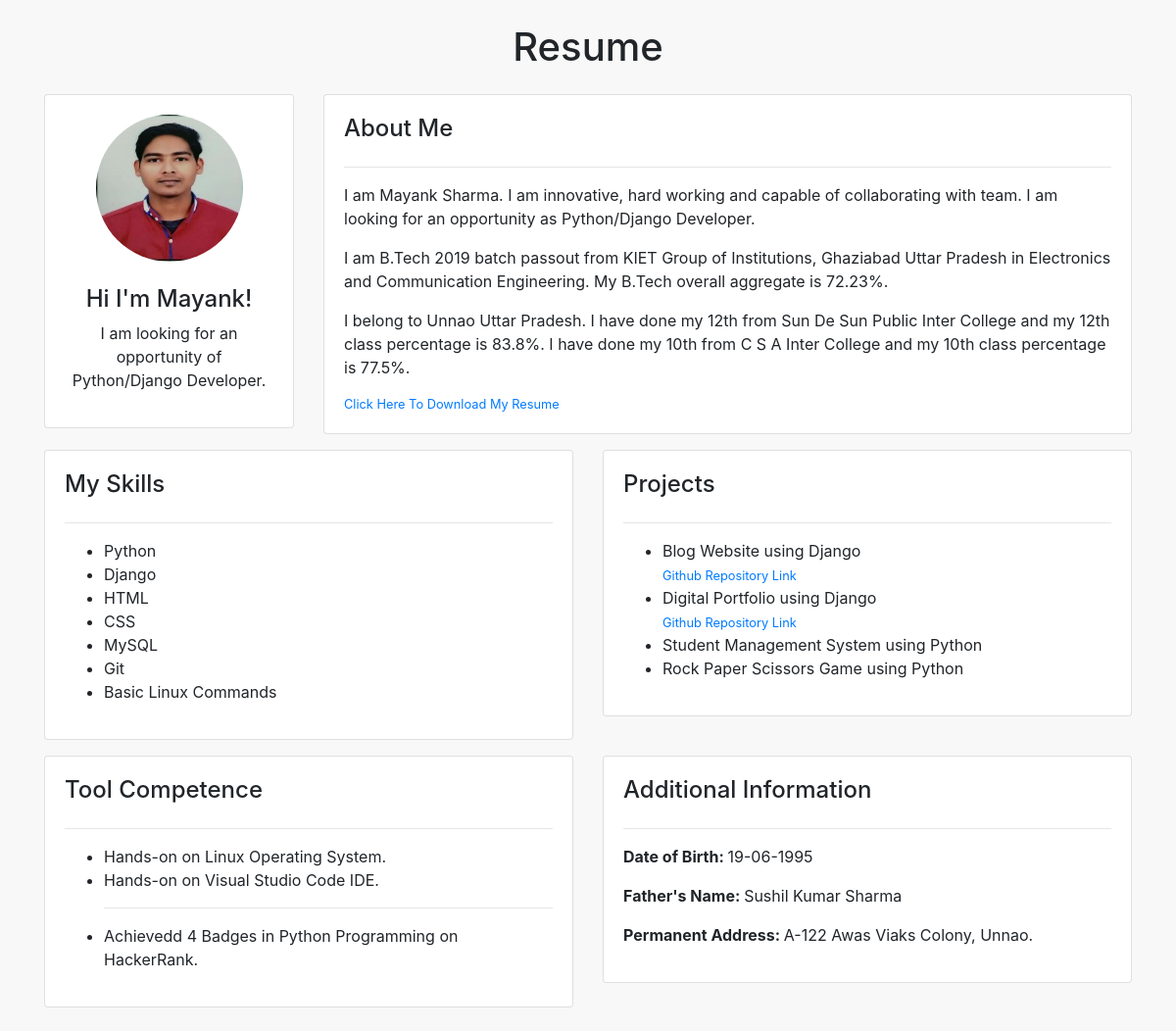
The page / on the database its author committed.
### homeapp/models.py (models this page shows, shortened)
class Intro(models.Model):
    image = models.ImageField(default='default.jpg', upload_to='images')
    name = models.CharField(max_length=50)
    title = models.TextField()

class Resume(models.Model):
    a1 = models.TextField()
    a2 = models.TextField()
    a3 = models.TextField()
    a4 = models.FileField(default='resume.pdf', upload_to='pdf')

class MySkill(models.Model):
    s1 = models.CharField(max_length=50)
    s2 = models.CharField(max_length=50)
    s3 = models.CharField(max_length=50)
    s4 = models.CharField(max_length=50)
    s5 = models.CharField(max_length=50)
    s6 = models.CharField(max_length=50)
    s7 = models.CharField(max_length=50)

class MyProject(models.Model):
    p1 = models.TextField()
    p2 = models.TextField()
    p3 = models.TextField()
    p4 = models.TextField()

### homeapp/views.py (the view)
# urls.py: 2. Add a URL to urlpatterns:  path('', views.home, name='home')
def home(request):
    context = {
        'intro':Intro.objects.all(),
        'aboutme':Resume.objects.all(),
        'myskills':MySkill.objects.all(),
        'myprojects':MyProject.objects.all()
    }
    return render(request,'homeapp/home.html', context)

### homeapp/templates/homeapp/home.html
{% extends 'homeapp/base.html' %}
{% load static %}
{% block style %}
<link rel="stylesheet" href="{% static 'homeapp/design.css' %}">
{% endblock %}
{% block content %}
<div class="container my-4">
    <h1 class='profile-wrapper mb-4'>Resume</h1>
    <div class='row my-3'>
        <div class='col-md-3'>
            {% for i in intro %}
            <div class='card card-body profile-wrapper'>
                <img id='profile-pic' src='{{ i.image.url }}' alt="Error">
                <br>
                <h4>{{ i.name }}</h4>
                <p>{{ i.title }}</p>
            </div>
            {% endfor %}
        </div>
        <div class='col-md-9'>
            <div class='card card-body about-me'>
                <h4>About Me</h4>
                <hr>
                {% for a in aboutme %}
                    <p>{{ a.a1 }}</p>
                    <p>{{ a.a2 }}</p>
                    <p>{{ a.a3 }}</p>
                    <small>
                        <a href="{{ a.a4.url }}" target='_blank'>Click Here To Download My Resume</a>
                    </small>
                {% endfor %}
            </div>
        </div>
    </div>
    <div class='row'>
        <div class='col-md-6'>
            <div class='card card-body'>
                <h4>My Skills</h4>
                <hr>
                {% for s in myskills %}
                <ul>
                    <li>{{ s.s1 }}</li>
                    <li>{{ s.s2 }}</li>
                    <li>{{ s.s3 }}</li>
                    <li>{{ s.s4 }}</li>
                    <li>{{ s.s5 }}</li>
                    <li>{{ s.s6 }}</li>
                    <li>{{ s.s7 }}</li>
                </ul>
                {% endfor %}
            </div>
        </div>
        <div class='col-md-6'>
            <div class='card card-body'>
                <h4>Projects</h4>
                <hr>
                {% for p in myprojects %}
                <ul>
                    <li>{{ p.p1 }}</li>
                    <small><a href="https://github.com/mak-19/DjangoBlogWebsite.git" target="_blank">Github
                            Repository Link</a></small>
                    <li>{{ p.p2 }}</li>
                    <small><a href="https://github.com/mak-19/Portfolio" target="_blank">Github
                            Repository Link</a></small>
                    <li>{{ p.p3 }}</li>
                    <li>{{ p.p4 }}</li>
                </ul>
                {% endfor %}
            </div>
        </div>
    </div>
    <div class='row my-3'>
        <div class='col-md-6'>
            <div class='card card-body'>
                <h4>Tool Competence</h4>
                <hr>
                <ul>
                    <li>Hands-on on Linux Operating System.</li>
                    <li>Hands-on on Visual Studio Code IDE.</li>
                    <hr>
                    <li>Achievedd 4 Badges in Python Programming on HackerRank.</li>
                </ul>
            </div>
        </div>
        <div class='col-md-6'>
            <div class='card card-body'>
                <h4>Additional Information</h4>
                <hr>
                <p><strong>Date of Birth: </strong>19-06-1995</p>
                <p><strong>Father's Name: </strong>Sushil Kumar Sharma</p>
                <p><strong>Permanent Address: </strong>A-122 Awas Viaks Colony, Unnao.</p>
            </div>
        </div>
    </div>
</div>
{% endblock %}

### homeapp/templates/homeapp/base.html (shortened to what this page needs)
<!doctype html>
<html lang="en">
  <head>
    {% block style %} {% endblock %}
    <link rel="stylesheet" href="https://stackpath.bootstrapcdn.com/bootstrap/4.5.2/css/bootstrap.min.css">
  </head>
  <body>
    {% block content %} {% endblock %}
  </body>
</html>

### homeapp/static/homeapp/design.css (style rules this page uses)
body { background-color: #F8F8F8!important; }
#profile-pic { height:150px; width:150px; border-radius: 50%; margin-left: auto; margin-right: auto; }
.profile-wrapper { text-align: center; }

### rows shown on the page
Intro: image (picture), name "Hi I'm Mayank!", title "I am looking for an opportunity of Python/Django Developer."
Resume: a1 "I am Mayank Sharma. I am innovative, hard working and capable of collaborating with team. I am looking for an opportunity as Python/Django Developer.", a2 "I am B.Tech 2019 batch passout from KIET Group of Institutions, Ghaziabad Uttar Pradesh in Electronics and Communication Engineering. My B.Tech overall aggregate is 72.23%.", a3 "I belong to Unnao Uttar Pradesh. I have done my 12th from Sun De Sun Public Inter College and my 12th class percentage is 83.8%. I have done my 10th from C S A Inter College and my 10th class percentage is 77.5%."
MySkill: s1 "Python", s2 "Django", s3 "HTML", s4 "CSS", s5 "MySQL", s6 "Git", s7 "Basic Linux Commands"
MyProject: p1 "Blog Website using Django", p2 "Digital Portfolio using Django", p3 "Student Management System using Python", p4 "Rock Paper Scissors Game using Python"
